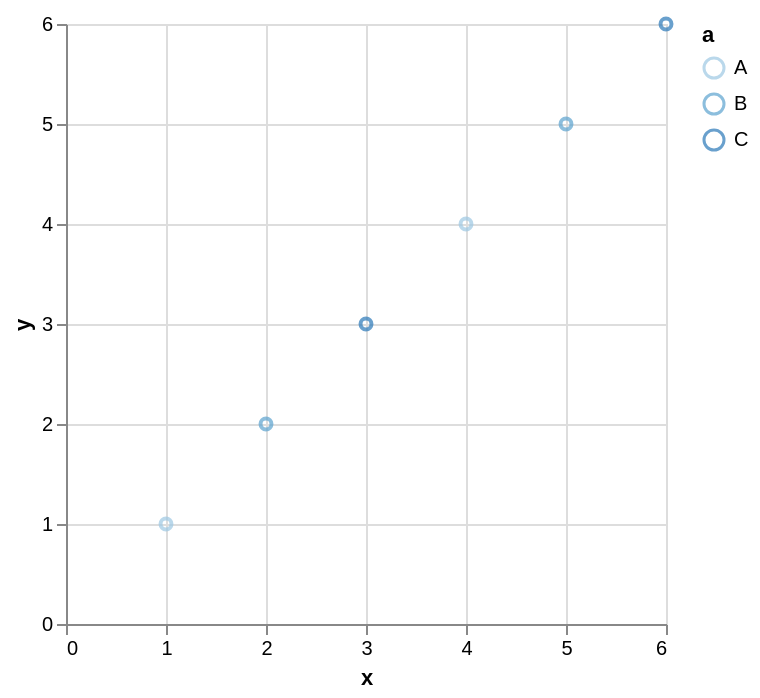

The Vega-Lite source for this figure:
### Vega-Lite specification from a JSON file in a GitHub repository (floating-point values rounded to 4 significant figures)
{"$schema": "https://vega.github.io/schema/vega-lite/v5.json", "data": {"values": [{"a": "B", "x": 2, "y": 2}, {"a": "A", "x": 1, "y": 1}, {"a": "A", "x": 4, "y": 4}, {"a": "B", "x": 5, "y": 5}, {"a": "C", "x": 3, "y": 3}, {"a": "C", "x": 6, "y": 6}]}, "mark": "point", "encoding": {"x": {"field": "x", "type": "quantitative"}, "y": {"field": "y", "type": "quantitative"}, "color": {"field": "a", "type": "ordinal"}}}
